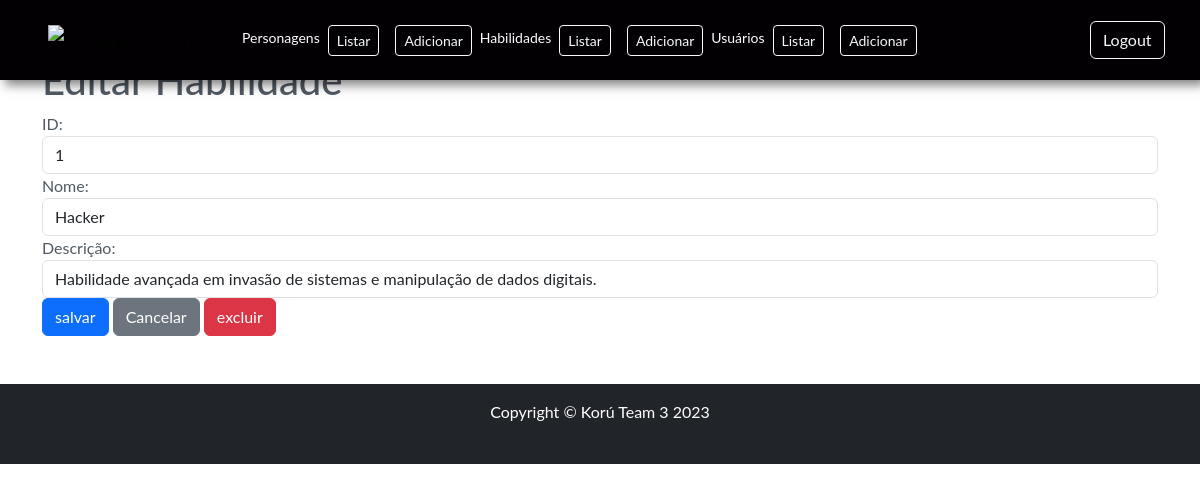
/admin/habilidade/1, run on the app's committed database.
### tables this page shows
CREATE TABLE habilidades (
  id integer primary key autoincrement,
  nome text not null,
  descricao text not null
  );

### app.py (the view)
@app.route("/admin/habilidade/<int:id>", methods=["GET", "POST"])
def editar_habilidade(id):
    if request.method == "POST":
        if "excluir" in request.form:
            db_utils.remover_habilidade(id)
        elif "salvar" in request.form:
            id = request.form["id"]
            nome = request.form["nome"]
            descricao = request.form["descricao"]
            dados_retornados = db_utils.retornar_habilidade(id)
            if dados_retornados:
                db_utils.editar_habilidade( id=id, nome=nome, descricao=descricao)
            else:
                db_utils.adicionar_habilidade(nome=nome, descricao=descricao)
    else:
        (id, nome, descricao) = db_utils.retornar_habilidade(id)
        return render_template("/admin/editar-habilidade.html", id=id, nome=nome, descricao=descricao)
    return redirect(url_for("home_habilidade_admin"))

### db_utils.py (called while the page is built)
def retornar_habilidade(id: int):
    try:
        if id == 0:
            return gerar_id_usuarios(), "", ""
        conn = sqlite3.connect("database.db")
        cursor = conn.cursor()
        sql_select = "SELECT * FROM habilidades WHERE id = ?"
        cursor.execute(sql_select, (id,))
        (id, nome, descricao) = cursor.fetchone()
        conn.close()
        return (id, nome, descricao)
    except:
        return False

### templates/admin/editar-habilidade.html (shortened to what this page needs)
{% extends 'base-admin.html' %}
{% block content %}
    <h1>Editar Habilidade</h1>
    <form method="POST" enctype="multipart/form-data" action="" class="needs-validation" data-toggle="validator">
        <div class="form-group">
            <label for="id">ID:</label>
            <input type="number" class="form-control" id="id" name="id" value="{{ id }}" required>
        </div>
        <div class="form-group">
            <label for="nome">Nome:</label>
            <input type="text" class="form-control" id="nome" name="nome" value="{{ nome }}" required>
        </div>
        <div class="form-group">
            <label for="ocupacao">Descrição:</label>
            <input type="text" class="form-control" id="descricao" name="descricao" value="{{ descricao }}" required>
        </div>
        <input type="submit" class="btn btn-primary" name="salvar" value="salvar">
        <a href="{{url_for('home_habilidade_admin')}}" class="btn btn-secondary">Cancelar</a>
        <input type="submit" class="btn btn-danger" name="excluir" value="excluir">
    </form>
{% endblock %}

### static/css/style.css (style rules this page uses)
* { margin: 0; padding: 0; box-sizing: border-box; }
body { overflow-x: hidden; font-family: 'Lato', sans-serif; color: hsl(210, 10%, 35%); }

### data on the page
habilidades: nome "Hacker", descricao "Habilidade avançada em invasão de sistemas e manipulação de dados digitais."
